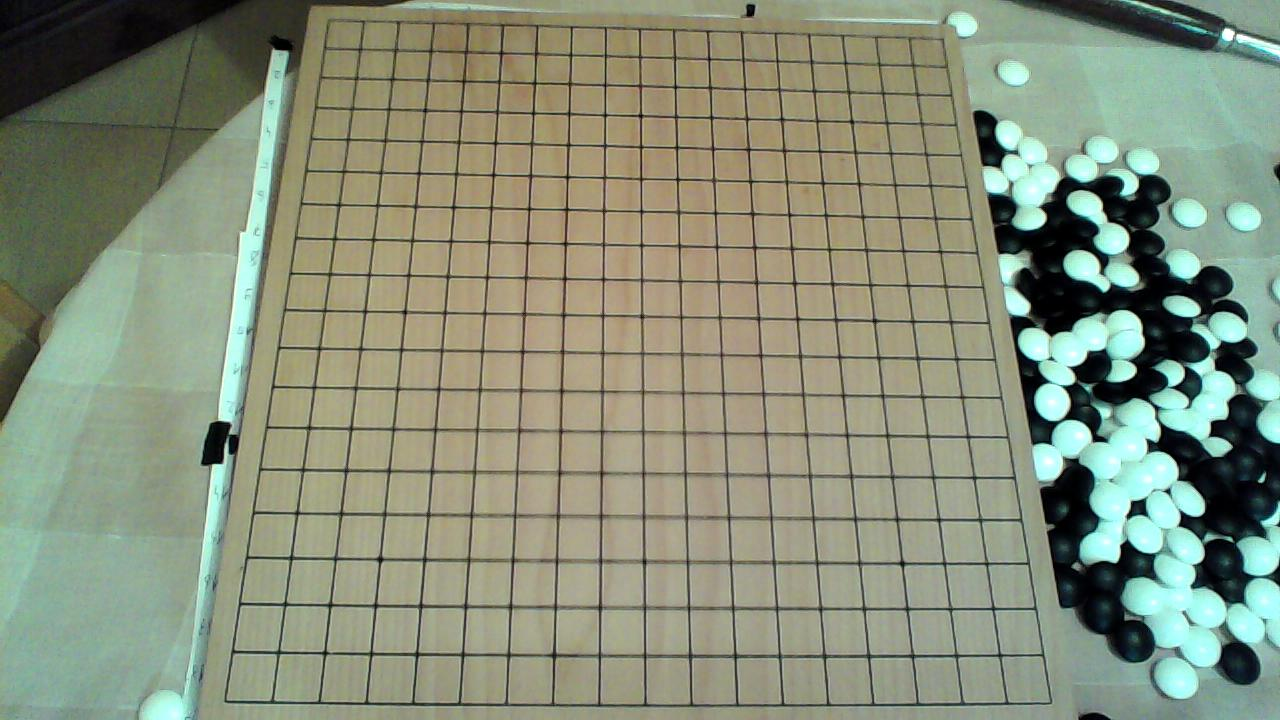
#> input picture 1.jpg, 1280 x 720 px
$ jupyter execute 'Assignment 1 complete M.ipynb'
#> lines starting #> are read from the running program, lines starting #| are printed output that depends on the picture
#> the answer given: 1
Name : Rajwardhan Sujit Dhumal<br> Class : TY-IT CORE <br> Batch : CORE 2<br> Enrollment No. MITU22BTIT0063

[cell 1]
import numpy as np
import matplotlib.pyplot as plt
import cv2

[cell 2]
def rajwardhan_Translate(tx,ty,src_img,img_type):
    if img_type==0:
        h,w=src_img.shape
        T = np.float32([[1, 0, tx], [0, 1, ty]])
        I_T = cv2.warpAffine(src_img, T, (w,h))
    if img_type==1:
        h,w,_=src_img.shape
        T = np.float32([[1, 0, tx], [0, 1, ty]])
        I_T = cv2.warpAffine(src_img, T, (w,h))
    return I_T

[cell 3]
# [12 lines left out: function rajwardhan_Rotate, not called in this run]

[cell 4]
# [6 lines left out: function rajwardhan_Scaling, not called in this run]

[cell 5]
# [18 lines left out: function rajwardhan_Reflection, not called in this run]

[cell 6]
# [15 lines left out: function rajwardhan_Shearing, not called in this run]

[cell 7]
def rajwardhan_Switch_1(ch,src_img,img_type):
    axis=0
    if ch==1:
        tx=int(input("Enter tx:"))
        ty=int(input("Enter ty:"))
        img=rajwardhan_Translate(tx,ty,src_img,img_type)
        return img
    elif ch==2:
        an=int(input("Enter Angle:"))
        sf=int(input("Enter Scaling factor:"))
        img=rajwardhan_Rotate(an,src_img,sf,img_type)
        return img
    elif ch==3:
        sx=float(input("Enter sx:"))
        sy=float(input("Enter sy:"))
        img=rajwardhan_Scaling(sx,sy,src_img,img_type)
        return img
    elif ch==4:
        axis=int(input("Enter 0 for x and 1 for y:"))
        img=rajwardhan_Reflection(axis,src_img,img_type)
        return img
    elif ch==5:
        axis=float(input("Enter 0 for Shx and 1 for Shy:"))
        img=rajwardhan_Shearing(axis,src_img,img_type)
        return img
    else:
        print("Wrong choice")
        return 0

[cell 8]
def rajwardhan_Switch_0(ch):
#> called with ch = 1
    src_path=input("Enter Image name:")
#> the answer given: 1.jpg
    ch1=int(input("Enter 1 for Translation \nEnter 2 for Rotation \nEnter 3 for Scaling \nEnter 4 for Reflection \nEnter 5 for Shearing"))
#> the answer given: 1
    if ch==1:
        img_src=cv2.imread(src_path,cv2.IMREAD_GRAYSCALE)
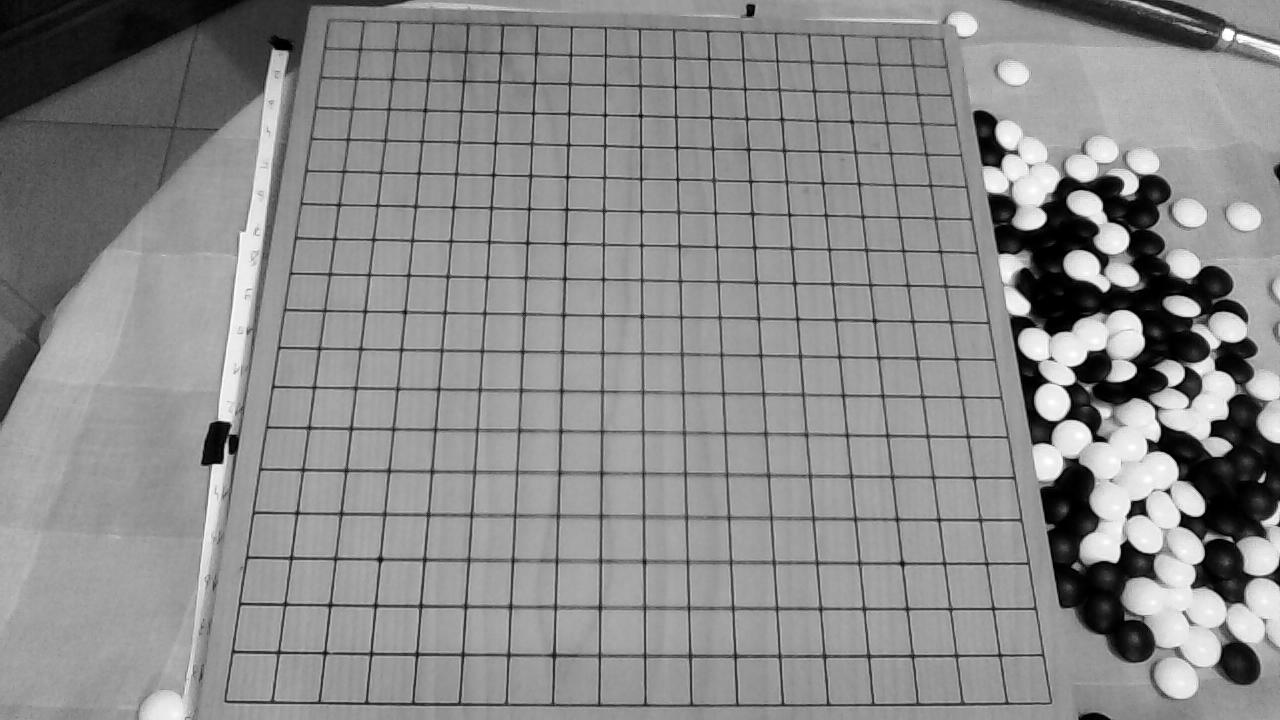
#> img_src: shape (720, 1280); min 0, max 255, mean 138.7
        img=rajwardhan_Switch_1(ch1,img_src,0)
#> the answer given: 3
#> the answer given: 3
#> in rajwardhan_Translate, `I_T = cv2.warpAffine(src_img, T, (w,h))`:
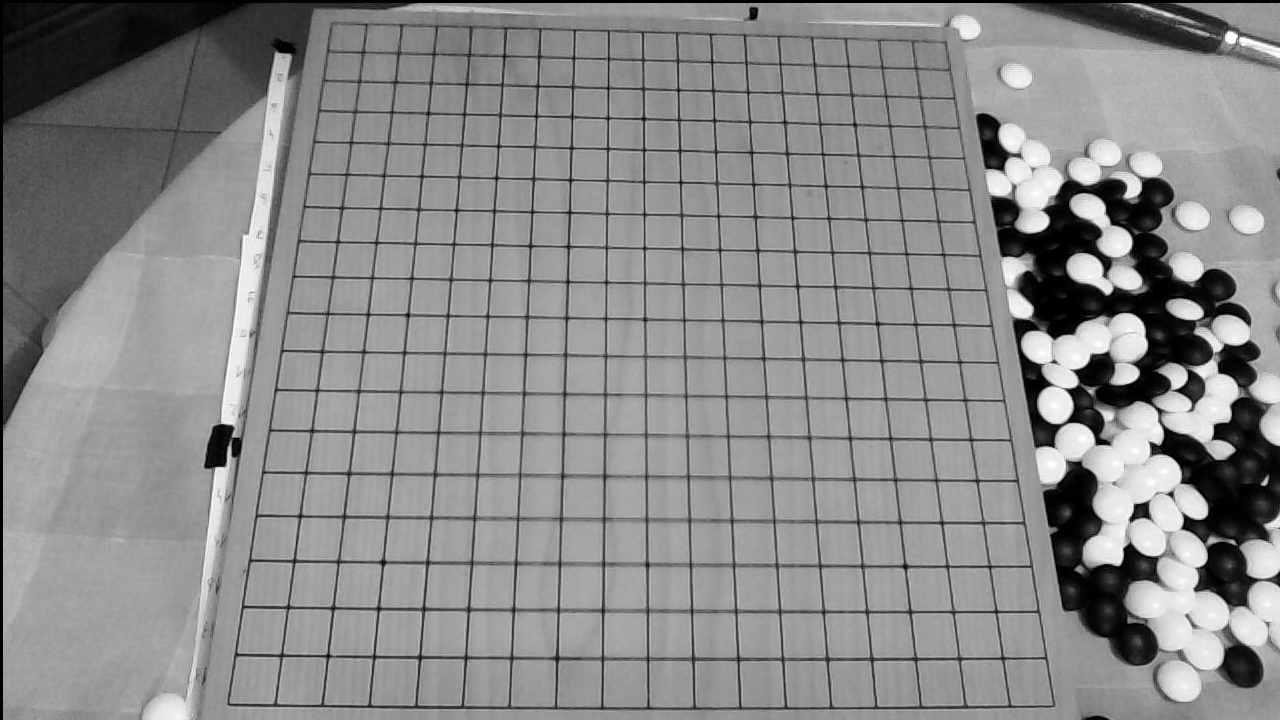
#> I_T: shape (720, 1280); min 0, max 255, mean 137.7
        return img
    elif ch==2:
        img_src=cv2.imread(src_path)
        img=rajwardhan_Switch_1(ch1,img_src,1)
        return img
    else:
        print("Wrong choice")
        return 0

[cell 9]
def Main():
    ch=int(input("Enter 1 for B/W \nEnter 2 for Color\n"))
    img=rajwardhan_Switch_0(ch)
    if ch==1:
        plt.imshow(img,cmap="gray")
    if ch==2:
        img=img[:,:,::-1]
        plt.imshow(img)

[cell 10]
Main()

[cell 11]
Main()
#> the answer given: 1

$ run again, on tulips.jpg
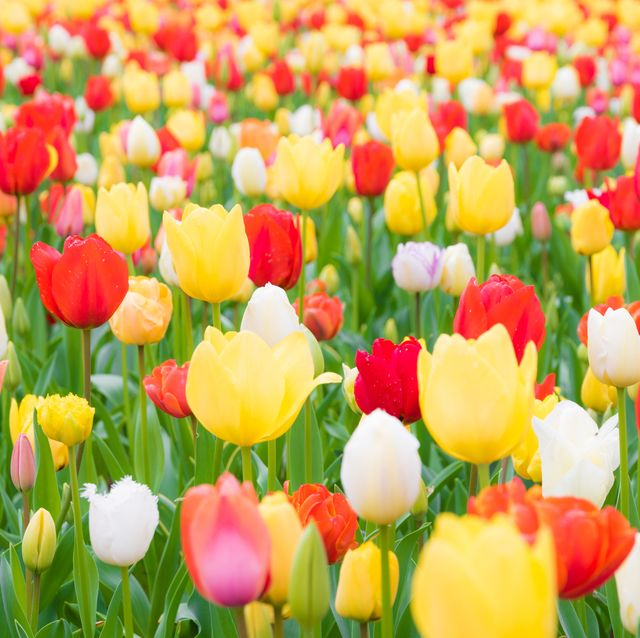
#> input picture tulips.jpg, 640 x 638 px
#> in rajwardhan_Switch_0, `img_src=cv2.imread(src_path,cv2.IMREAD_GRAYSCALE)`:
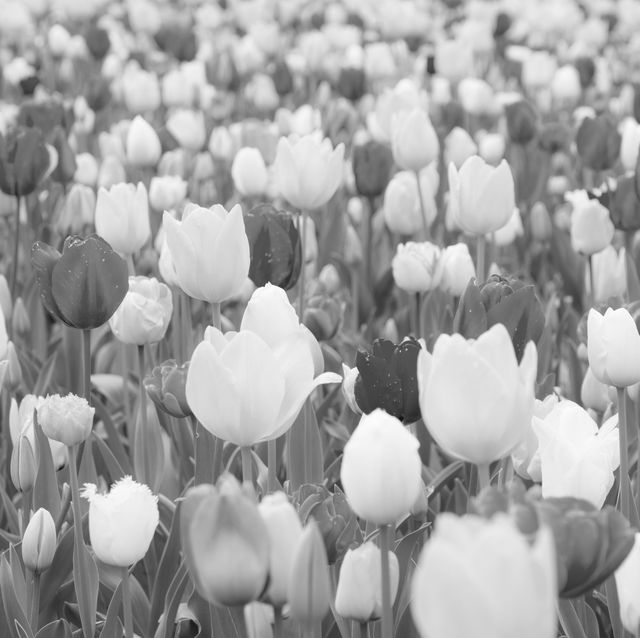
#> img_src: shape (638, 640); min 14, max 255, mean 163.7
#> in rajwardhan_Translate, `I_T = cv2.warpAffine(src_img, T, (w,h))`:
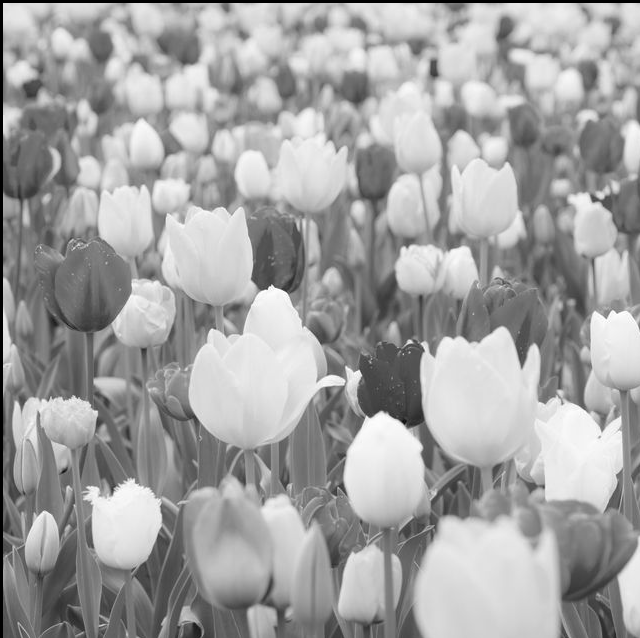
#> I_T: shape (638, 640); min 0, max 255, mean 162.4
